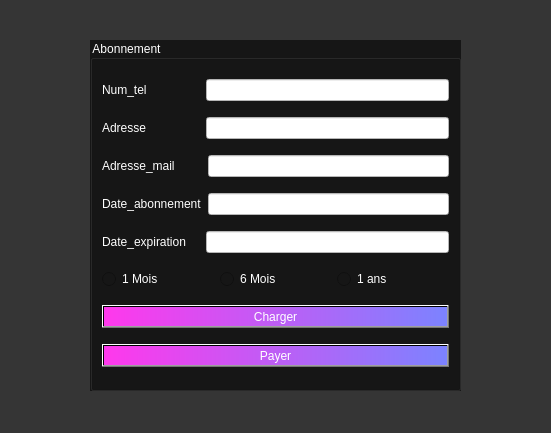
<?xml version="1.0" encoding="UTF-8"?>
<ui version="4.0">
 <class>RegistryAbonne</class>
 <widget class="QDialog" name="RegistryAbonne">
  <property name="geometry">
   <rect>
    <x>0</x>
    <y>0</y>
    <width>551</width>
    <height>433</height>
   </rect>
  </property>
  <property name="windowTitle">
   <string>Dialog</string>
  </property>
  <property name="styleSheet">
   <string notr="true">background-color: rgb(53, 53, 53);</string>
  </property>
  <widget class="QGroupBox" name="groupBox">
   <property name="geometry">
    <rect>
     <x>90</x>
     <y>40</y>
     <width>371</width>
     <height>351</height>
    </rect>
   </property>
   <property name="styleSheet">
    <string notr="true">background-color: rgb(22, 22, 22);
color: rgb(255, 255, 255);</string>
   </property>
   <property name="title">
    <string>Abonnement</string>
   </property>
   <layout class="QVBoxLayout" name="verticalLayout">
    <item>
     <layout class="QHBoxLayout" name="horizontalLayout_4">
      <item>
       <widget class="QLabel" name="label_id">
        <property name="styleSheet">
         <string notr="true">color: rgb(255, 255, 255);
font: 75 8pt &quot;Open Sans&quot;;
font: 75 10pt &quot;MS Shell Dlg 2&quot;;</string>
        </property>
        <property name="text">
         <string>Num_tel                </string>
        </property>
       </widget>
      </item>
      <item>
       <widget class="QLineEdit" name="lineEdit_num_tel">
        <property name="styleSheet">
         <string notr="true">background-color: rgb(255, 255, 255);
color: rgb(0, 0, 0);</string>
        </property>
        <property name="maxLength">
         <number>8</number>
        </property>
       </widget>
      </item>
     </layout>
    </item>
    <item>
     <layout class="QHBoxLayout" name="horizontalLayout_5">
      <item>
       <widget class="QLabel" name="label_5">
        <property name="styleSheet">
         <string notr="true">color: rgb(255, 255, 255);
font: 75 8pt &quot;Open Sans&quot;;
font: 75 10pt &quot;MS Shell Dlg 2&quot;;</string>
        </property>
        <property name="text">
         <string>Adresse                </string>
        </property>
       </widget>
      </item>
      <item>
       <widget class="QLineEdit" name="lineEdit_ad">
        <property name="styleSheet">
         <string notr="true">background-color: rgb(255, 255, 255);
color: rgb(0, 0, 0);</string>
        </property>
        <property name="maxLength">
         <number>20</number>
        </property>
       </widget>
      </item>
     </layout>
    </item>
    <item>
     <layout class="QHBoxLayout" name="horizontalLayout">
      <item>
       <widget class="QLabel" name="label_4">
        <property name="styleSheet">
         <string notr="true">color: rgb(255, 255, 255);
font: 75 8pt &quot;Open Sans&quot;;
font: 75 10pt &quot;MS Shell Dlg 2&quot;;</string>
        </property>
        <property name="text">
         <string>Adresse_mail        </string>
        </property>
       </widget>
      </item>
      <item>
       <widget class="QLineEdit" name="lineEdit_adm">
        <property name="styleSheet">
         <string notr="true">background-color: rgb(255, 255, 255);
color: rgb(0, 0, 0);</string>
        </property>
        <property name="maxLength">
         <number>20</number>
        </property>
       </widget>
      </item>
     </layout>
    </item>
    <item>
     <layout class="QHBoxLayout" name="horizontalLayout_3">
      <item>
       <widget class="QLabel" name="label_2">
        <property name="styleSheet">
         <string notr="true">color: rgb(255, 255, 255);
font: 75 8pt &quot;Open Sans&quot;;
font: 75 10pt &quot;MS Shell Dlg 2&quot;;</string>
        </property>
        <property name="text">
         <string>Date_abonnement</string>
        </property>
       </widget>
      </item>
      <item>
       <widget class="QLineEdit" name="lineEdit_date_ab">
        <property name="enabled">
         <bool>false</bool>
        </property>
        <property name="styleSheet">
         <string notr="true">background-color: rgb(255, 255, 255);
color: rgb(0, 0, 0);</string>
        </property>
        <property name="maxLength">
         <number>10</number>
        </property>
       </widget>
      </item>
     </layout>
    </item>
    <item>
     <layout class="QHBoxLayout" name="horizontalLayout_2">
      <item>
       <widget class="QLabel" name="label_3">
        <property name="styleSheet">
         <string notr="true">color: rgb(255, 255, 255);
font: 75 8pt &quot;Open Sans&quot;;
font: 75 10pt &quot;MS Shell Dlg 2&quot;;</string>
        </property>
        <property name="text">
         <string>Date_expiration    </string>
        </property>
       </widget>
      </item>
      <item>
       <widget class="QLineEdit" name="label_date_exp">
        <property name="enabled">
         <bool>false</bool>
        </property>
        <property name="styleSheet">
         <string notr="true">background-color: rgb(255, 255, 255);
color: rgb(0, 0, 0);</string>
        </property>
       </widget>
      </item>
     </layout>
    </item>
    <item>
     <layout class="QHBoxLayout" name="horizontalLayout_6">
      <item>
       <widget class="QRadioButton" name="radioButton">
        <property name="styleSheet">
         <string notr="true">color: rgb(255, 255, 255);
font: 75 10pt &quot;MS PGothic&quot;;</string>
        </property>
        <property name="text">
         <string>1 Mois</string>
        </property>
       </widget>
      </item>
      <item>
       <widget class="QRadioButton" name="radioButton_2">
        <property name="styleSheet">
         <string notr="true">color: rgb(255, 255, 255);
font: 75 10pt &quot;MS PGothic&quot;;</string>
        </property>
        <property name="text">
         <string>6 Mois</string>
        </property>
       </widget>
      </item>
      <item>
       <widget class="QRadioButton" name="radioButton_3">
        <property name="styleSheet">
         <string notr="true">color: rgb(255, 255, 255);
font: 75 10pt &quot;MS PGothic&quot;;</string>
        </property>
        <property name="text">
         <string>1 ans</string>
        </property>
       </widget>
      </item>
     </layout>
    </item>
    <item>
     <widget class="QPushButton" name="pushButton_ch">
      <property name="styleSheet">
       <string notr="true">background-color: qlineargradient(spread:pad, x1:0, y1:0, x2:1, y2:0, stop:0 rgba(255, 56, 236, 255), stop:1 rgba(124, 131, 255, 255));
font: 75 10pt &quot;Algerian&quot;;
color: rgb(255, 255, 255);</string>
      </property>
      <property name="text">
       <string>Charger</string>
      </property>
     </widget>
    </item>
    <item>
     <widget class="QPushButton" name="pushButton_pay">
      <property name="styleSheet">
       <string notr="true">background-color: qlineargradient(spread:pad, x1:0, y1:0, x2:1, y2:0, stop:0 rgba(255, 56, 236, 255), stop:1 rgba(124, 131, 255, 255));
font: 75 10pt &quot;Algerian&quot;;
color: rgb(255, 255, 255);</string>
      </property>
      <property name="text">
       <string>Payer</string>
      </property>
     </widget>
    </item>
   </layout>
  </widget>
  <widget class="QLabel" name="label">
   <property name="geometry">
    <rect>
     <x>20</x>
     <y>400</y>
     <width>171</width>
     <height>16</height>
    </rect>
   </property>
   <property name="styleSheet">
    <string notr="true">color: rgb(255, 255, 255);
font: 75 italic 14pt &quot;Nirmala UI&quot;;</string>
   </property>
   <property name="text">
    <string/>
   </property>
  </widget>
 </widget>
 <resources/>
 <connections/>
</ui>
